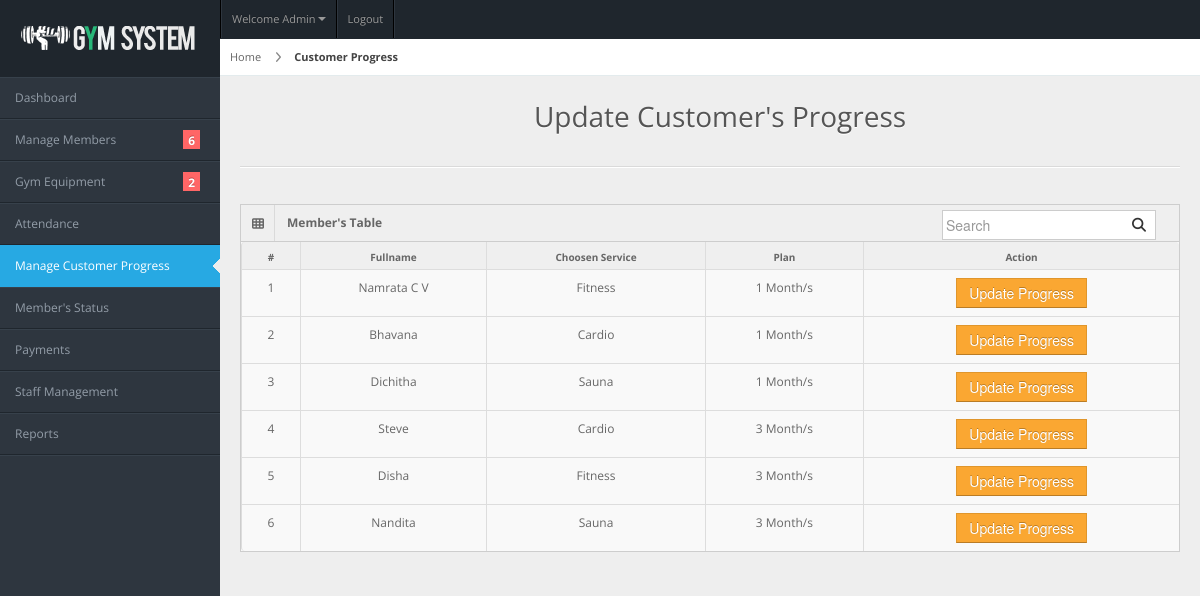
The app's page /admin/customer-progress.php (signed in) with its own data.
### tables this page shows
CREATE TABLE `members` (
  `user_id` int(11) NOT NULL,
  `fullname` varchar(20) NOT NULL,
  `username` varchar(20) NOT NULL,
  `password` varchar(100) NOT NULL,
  `gender` varchar(20) NOT NULL,
  `dor` date NOT NULL,
  `services` varchar(50) NOT NULL,
  `amount` int(100) NOT NULL,
  `paid_date` date NOT NULL,
  `p_year` int(11) NOT NULL,
  `plan` varchar(100) NOT NULL,
  `address` varchar(20) NOT NULL,
  `contact` varchar(10) NOT NULL,
  `status` varchar(20) NOT NULL DEFAULT 'Active',
  `attendance_count` int(100) NOT NULL,
  `ini_weight` int(100) NOT NULL DEFAULT 0,
  `curr_weight` int(100) NOT NULL DEFAULT 0,
  `ini_bodytype` varchar(50) NOT NULL,
  `curr_bodytype` varchar(50) NOT NULL,
  `progress_date` date NOT NULL,
  `reminder` int(11) NOT NULL DEFAULT 0,
  `staff_id` int(11) default NULL,
  INDEX `idx_rates_name` (`services`),
  INDEX `idx_members_staff_id` (`staff_id`)
);

### admin/customer-progress.php (the view, shortened to what this page needs)
<!DOCTYPE html>
<html lang="en">
<head>
<link rel="stylesheet" href="../css/bootstrap.min.css" />
<link rel="stylesheet" href="../css/bootstrap-responsive.min.css" />
<link rel="stylesheet" href="../css/fullcalendar.css" />
<link rel="stylesheet" href="../css/matrix-style.css" />
<link rel="stylesheet" href="../css/matrix-media.css" />
<link href="../font-awesome/css/fontawesome.css" rel="stylesheet" />
<link href="../font-awesome/css/all.css" rel="stylesheet" />
<link rel="stylesheet" href="../css/jquery.gritter.css" />
</head>
<body>
<div id="header">
  <h1><a href="dashboard.html">GymPro Admin</a></h1>
</div>
<?php include 'includes/topheader.php'?>
<?php $page='manage-customer-progress'; include 'includes/sidebar.php'?>
<div id="content">
  <div id="content-header">
    <div id="breadcrumb"> <a href="index.php" title="Go to Home" class="tip-bottom">Home</a> <a href="customer-progress.php" class="current">Customer Progress</a> </div>
    <h1 class="text-center">Update Customer's Progress</h1>
  </div>
  <div class="container-fluid">
    <hr>
    <div class="row-fluid">
      <div class="span12">
      <div class='widget-box'>
          <div class='widget-title'> <span class='icon'> <i class='fas fa-th'></i> </span>
            <h5>Member's Table</h5>
            <form id="custom-search-form" role="search" method="POST" action="search-result-progress.php" class="form-search form-horizontal pull-right">
                <div class="input-append span12">
                    <input type="text" class="search-query" placeholder="Search" name="search" required>
                    <button type="submit" class="btn"><i class="fas fa-search"></i></button>
                </div>
            </form>
          </div>
          <div class='widget-content nopadding'>
	  <?php
      $qry="select * from members";
      $cnt=1;
        $result=mysqli_query($conn,$qry);
          echo"<table class='table table-bordered table-hover'>
              <thead>
                <tr>
                  <th>#</th>
                  <th>Fullname</th>
                  <th>Choosen Service</th>
                  <th>Plan</th>
                  <th>Action</th>
                </tr>
              </thead>";
            while($row=mysqli_fetch_array($result)){
            echo"<tbody>
                <td><div class='text-center'>".$cnt."</div></td>
                <td><div class='text-center'>".$row['fullname']."</div></td>
                <td><div class='text-center'>".$row['services']."</div></td>
                <td><div class='text-center'>".$row['plan']." Month/s</div></td>
                <td><div class='text-center'><a href='update-progress.php?id=".$row['user_id']."'><button class='btn btn-warning btn'> Update Progress</button></a></div></td>
              </tbody>";
          $cnt++;  }
            ?>
            </table>
          </div>
        </div>
      </div>
    </div>
  </div>
</div>
</body>
</html>

### css/matrix-style.css (style rules this page uses)
* { outline: none !important; -moz-outline: none !important; }
html, body { height: 100%; }
body { overflow-x: hidden; margin-top: -10px; font-family: "Open Sans", sans-serif; font-size: 12px; color: #666; }
a { color: #666; }
select, textarea, input[type="text"], input[type="password"], input[type="datetime"], input[type="datetime-local"], input[type="date"], input[type="month"], input[type="time"], input[type="week"], input[type="number"], input[type="email"], input[type="url"], input[type="search"], input[type="tel"], input[type="color"], .uneditable-input, .label, .dropdown-menu, .btn, .well, .progress, .table-bordered, .btn-group > .btn:first-child, .btn-group > .btn:last-child, .btn-group > .btn:last-child, .btn-group > .dropdown-toggle, .alert { border-radius: 0px; }
.btn, textarea, input[type="text"], input[type="password"], input[type="datetime"], input[type="datetime-local"], input[type="date"], input[type="month"], input[type="time"], input[type="week"], input[type="number"], input[type="email"], input[type="url"], input[type="search"], input[type="tel"], input[type="color"], .uneditable-input { box-shadow: none; }
.progress, .progress-success .bar, .progress .bar-success, .progress-warning .bar, .progress .bar-warning, .progress-danger .bar, .progress .bar-danger, .progress-info .bar, .progress .bar-info, .btn, .btn-primary { background-image: none; }
hr { border-top-color: #dadada; }
#header { height: 77px; position: relative; width: 100%; z-index: -9; }
#header h1 { background: url("../img/icontest3.png") no-repeat scroll 0 0 transparent; height: 31px; left: 20px; line-height: 600px; overflow: hidden; position: relative; top: 26px; width: 191px; }
#header h1 a { display: block; }
#content { background: none repeat scroll 0 0 #eeeeee; margin-left: 220px; margin-right: 0; padding-bottom: 25px; position: relative; min-height: 100%; width: auto; }
#content-header { position: abslute; width: 100%; margin-top: -38px; z-index: 20; }
#content-header h1 { color: #555555; font-size: 28px; font-weight: normal; float: none; text-shadow: 0 1px 0 #ffffff; margin-left: 20px; position: relative; }
#content-header h1, #content-header .btn-group { margin-top: 20px; }
#breadcrumb { background-color: #fff; border-bottom: 1px solid #e3ebed; }
#breadcrumb a { padding: 8px 20px 8px 10px; display: inline-block; background-image: url("../img/breadcrumb.png"); background-position: center right; background-repeat: no-repeat; font-size: 11px; color: #666666; }
#breadcrumb a:last-child { background-image: none; }
#breadcrumb a.current { font-weight: bold; color: #444444; }
.widget-box { background: none repeat scroll 0 0 #f9f9f9; border-left: 1px solid #cdcdcd; border-top: 1px solid #cdcdcd; border-right: 1px solid #cdcdcd; clear: both; margin-top: 16px; margin-bottom: 16px; position: relative; }
.widget-title, .modal-header, .table th, div.dataTables_wrapper .ui-widget-header { background: #efefef; border-bottom: 1px solid #cdcdcd; height: 36px; }
.widget-title span.icon { padding: 9px 10px 7px 11px; float: left; border-right: 1px solid #dadada; }
.widget-title h5 { color: #666; float: left; font-size: 12px; font-weight: bold; padding: 12px; line-height: 12px; margin: 0; }
.widget-content { padding: 15px; border-bottom: 1px solid #cdcdcd; }
.table th { height: auto; font-size: 10px; padding: 5px 10px 2px; border-bottom: 0; text-align: center; color: #666666; }
.nopadding { padding: 0 !important; }
.nopadding .table { margin-bottom: 0; }
.nopadding .table-bordered { border: 0; }
form { margin-bottom: 0; }
.input-append .add-on:last-child, .input-append .btn:last-child { border-radius: 0px; padding: 6px 5px 2px; }
.input-prepend input, .input-append input, .input-prepend input[class*="span"], .input-append input[class*="span"] { width: none; }
.input-append input, .input-append select, .input-prepend span, .input-prepend input { border-radius: 0px !important; }

### css/matrix-media.css (style rules this page uses)
body { background:#2E363F; }
#header { background-color: #1f262d; margin-top:10px; }

### admin/customer-progress.php (style rules this page uses)
#custom-search-form { margin:0; margin-top: 5px; padding: 0; }
#custom-search-form .search-query { padding-right: 3px; padding-right: 4px \9; padding-left: 3px; padding-left: 4px \9; margin-bottom: 0; -webkit-border-radius: 3px; -moz-border-radius: 3px; border-radius: 3px; }
#custom-search-form button { border: 0; background: none; padding: 2px 5px; margin-top: 2px; position: relative; left: -28px; margin-bottom: 0; -webkit-border-radius: 3px; -moz-border-radius: 3px; border-radius: 3px; }

### records on screen
members: fullname "Namrata C V", services "Fitness", plan "1"
members: fullname "Bhavana", services "Cardio", plan "1"
members: fullname "Dichitha", services "Sauna", plan "1"
members: fullname "Steve", services "Cardio", plan "3"
members: fullname "Disha", services "Fitness", plan "3"
members: fullname "Nandita", services "Sauna", plan "3"

### other values on screen
$query->num_rows "6"
$query->num_rows "2"
